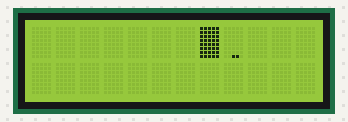
Bench run of a sketch on a simulated Arduino Uno, built with avr-gcc and run on an emulated ATmega328P. Shown: 12×2 character LCD.

Above: at 0.26 s.
At 1.8 s:
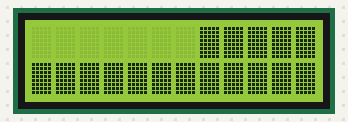
At 6.07 s:
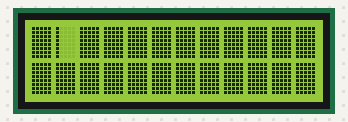
At 10.54 s:
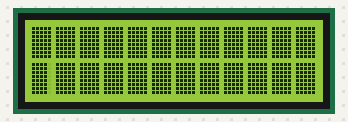
At 19.52 s:
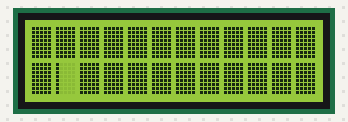
At 36.1 s:
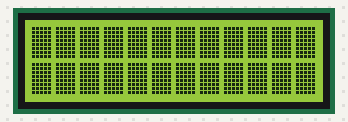

Measured:
- what the display in image 1 shows lasts 1.2 s, from 1.7 s to 2.9 s

The sketch:

progressBar.ino
```cpp
#include <Wire.h>

#include <LiquidCrystal_I2C.h>

LiquidCrystal_I2C lcd(0x27,2,1,0,4,5,6,7,3, POSITIVE);

byte zero[] = {
  B00000,
  B00000,
  B00000,
  B00000,
  B00000,
  B00000,
  B00000
};
byte one[] = {
  B10000,
  B10000,
  B10000,
  B10000,
  B10000,
  B10000,
  B10000,
  B10000
};

byte two[] = {
  B11000,
  B11000,
  B11000,
  B11000,
  B11000,
  B11000,
  B11000,
  B11000
};
byte three[] = {
  B11100,
  B11100,
  B11100,
  B11100,
  B11100,
  B11100,
  B11100,
  B11100
};
byte four[] = {
  B11110,
  B11110,
  B11110,
  B11110,
  B11110,
  B11110,
  B11110,
  B11110
};
byte five[] = {
  B11111,
  B11111,
  B11111,
  B11111,
  B11111,
  B11111,
  B11111,
  B11111
};

int i = 50;


void setup() {
  // put your setup code here, to run once:
  lcd.begin(12,2);
lcd.createChar(0, zero);
lcd.createChar(1, one);
lcd.createChar(2, two);
lcd.createChar(3, three);
lcd.createChar(4, four);
lcd.createChar(5, five);

}

void loop() {
updateProgressBar(i, 100, 0);
  i++;
  // put your main code here, to run repeatedly:
}

void updateProgressBar(unsigned long count, unsigned long totalCount, int lineToPrintOn){
    double factor = totalCount/80.0;
    int percent = (count+1)/factor;
    int number = percent/5;
    int remainder = percent%5;
    if(number > 0)
    {
       lcd.setCursor(number-1,lineToPrintOn);
       lcd.write(5);
    }

       lcd.setCursor(number,lineToPrintOn);
       lcd.write(remainder);
 }
```
